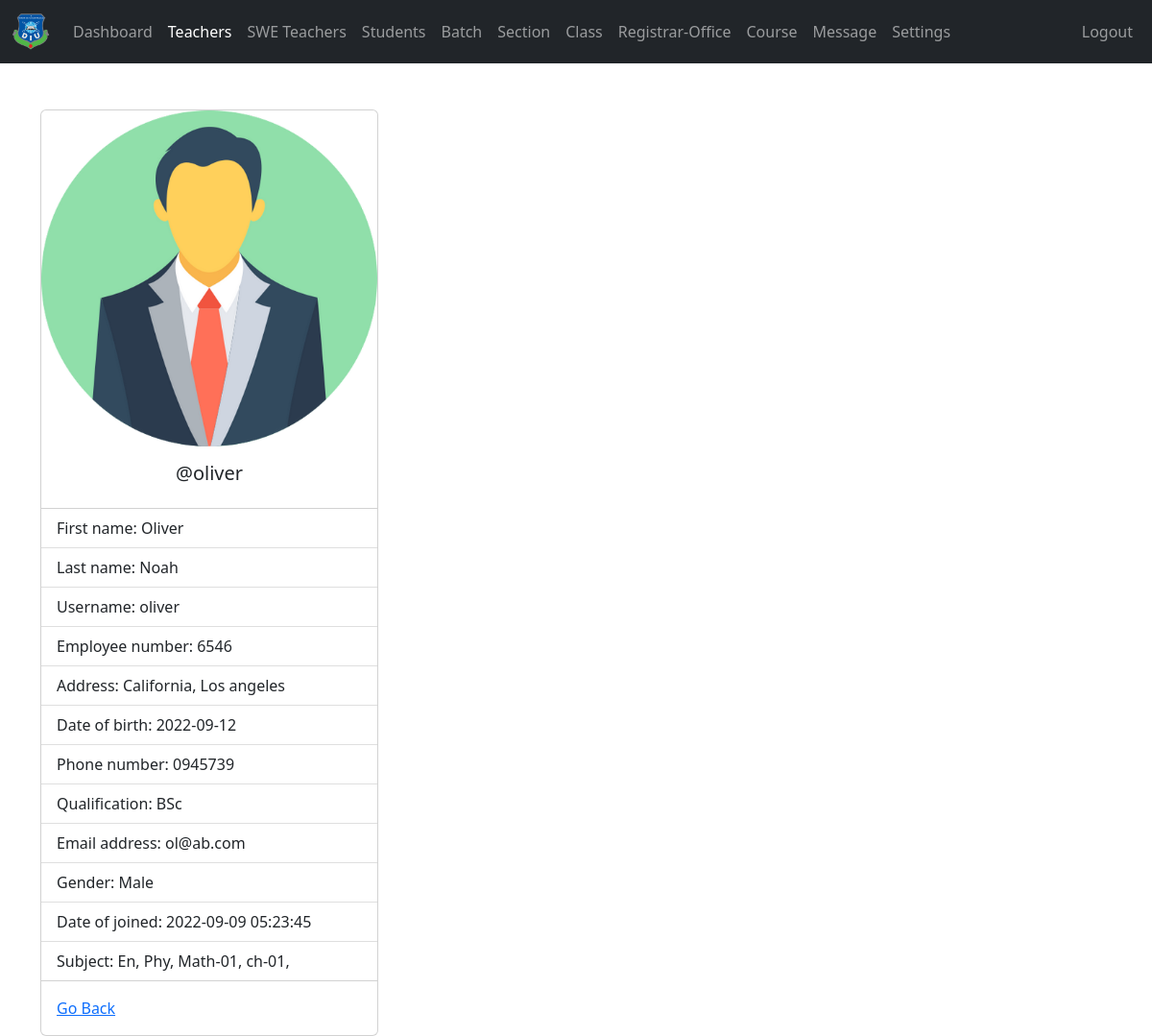
Screenshot of /admin/teacher-view.php?teacher_id=1 (signed in) with the database file from the repository.
### tables this page shows
CREATE TABLE `teachers` (
  `teacher_id` int(11) NOT NULL,
  `username` varchar(127) NOT NULL,
  `password` varchar(255) NOT NULL,
  `class` varchar(31) NOT NULL,
  `fname` varchar(127) NOT NULL,
  `lname` varchar(127) NOT NULL,
  `subjects` varchar(31) NOT NULL,
  `address` varchar(31) NOT NULL,
  `employee_number` int(11) NOT NULL,
  `date_of_birth` date DEFAULT NULL,
  `phone_number` varchar(31) NOT NULL,
  `qualification` varchar(127) NOT NULL,
  `gender` varchar(7) NOT NULL,
  `email_address` varchar(255) NOT NULL,
  `date_of_joined` datetime NOT NULL DEFAULT current_timestamp()
);

### admin/data/teacher.php (called while the page is built, shortened)
<?php
function getTeacherById($teacher_id, $conn){
   $sql = "SELECT * FROM teachers
           WHERE teacher_id=?";
   $stmt = $conn->prepare($sql);
   $stmt->execute([$teacher_id]);
   if ($stmt->rowCount() == 1) {
     $teacher = $stmt->fetch();
     return $teacher;
   }else {
    return 0;
   }
}

### admin/data/subject.php (called while the page is built, shortened)
<?php
function getSubjectById($subject_id, $conn){
   $sql = "SELECT * FROM subjects
           WHERE subject_id=?";
   $stmt = $conn->prepare($sql);
   $stmt->execute([$subject_id]);
   if ($stmt->rowCount() == 1) {
     $subject = $stmt->fetch();
     return $subject;
   }else {
   	return 0;
   }
}
 ?>

### admin/teacher-view.php (the view, shortened to what this page needs)
<?php
if (isset($_SESSION['admin_id']) &&
    isset($_SESSION['role'])) {
    if ($_SESSION['role'] == 'Admin') {
       include "../DB_connection.php";
       include "data/teacher.php";
       include "data/subject.php";
       include "data/class.php";
       if(isset($_GET['teacher_id'])){
       $teacher_id = $_GET['teacher_id'];
       $teacher = getTeacherById($teacher_id,$conn);
 ?>
<!DOCTYPE html>
<html lang="en">
<head>
	<link rel="stylesheet" href="https://cdn.jsdelivr.net/npm/bootstrap@5.2.0/dist/css/bootstrap.min.css">
	<link rel="stylesheet" href="../css/style.css">
  <link rel="stylesheet" href="https://cdnjs.cloudflare.com/ajax/libs/font-awesome/4.7.0/css/font-awesome.min.css">
</head>
<body>
    <?php
        include "inc/navbar.php";
        if ($teacher != 0) {
     ?>
     <div class="container mt-5">
         <div class="card" style="width: 22rem;">
          <img src="../img/teacher-<?=$teacher['gender']?>.png" class="card-img-top" alt="...">
          <div class="card-body">
            <h5 class="card-title text-center">@<?=$teacher['username']?></h5>
          </div>
          <ul class="list-group list-group-flush">
            <li class="list-group-item">First name: <?=$teacher['fname']?></li>
            <li class="list-group-item">Last name: <?=$teacher['lname']?></li>
            <li class="list-group-item">Username: <?=$teacher['username']?></li>
            <li class="list-group-item">Employee number: <?=$teacher['employee_number']?></li>
            <li class="list-group-item">Address: <?=$teacher['address']?></li>
            <li class="list-group-item">Date of birth: <?=$teacher['date_of_birth']?></li>
            <li class="list-group-item">Phone number: <?=$teacher['phone_number']?></li>
            <li class="list-group-item">Qualification: <?=$teacher['qualification']?></li>
            <li class="list-group-item">Email address: <?=$teacher['email_address']?></li>
            <li class="list-group-item">Gender: <?=$teacher['gender']?></li>
            <li class="list-group-item">Date of joined: <?=$teacher['date_of_joined']?></li>
            <li class="list-group-item">Subject:
                <?php
                   $s = '';
                   $subjects = str_split(trim($teacher['subjects']));
                   foreach ($subjects as $subject) {
                      $s_temp = getSubjectById($subject, $conn);
                      if ($s_temp != 0)
                        $s .=$s_temp['subject_code'].', ';
                   }
                   echo $s;
                ?>
            </li>
          </ul>
          <div class="card-body">
            <a href="teacher.php" class="card-link">Go Back</a>
          </div>
        </div>
     </div>
     <?php
        }else {
          header("Location: teacher.php");
          exit;
        }
     ?>
</body>
</html>
<?php
    }else {
        header("Location: teacher.php");
        exit;
    }
  }else {
    header("Location: ../login.php");
    exit;
  }
}else {
	header("Location: ../login.php");
	exit;
}
?>

### rows the page displays
teachers: gender (picture), username "oliver", fname "Oliver", lname "Noah", employee_number "6546", address "California, Los angeles", date_of_birth "2022-09-12", phone_number "0945739", qualification "BSc", email_address "ol@ab.com", gender "Male", date_of_joined "2022-09-09 05:23:45"

### other values shown
$s "En, Phy, Math-01, ch-01,"
